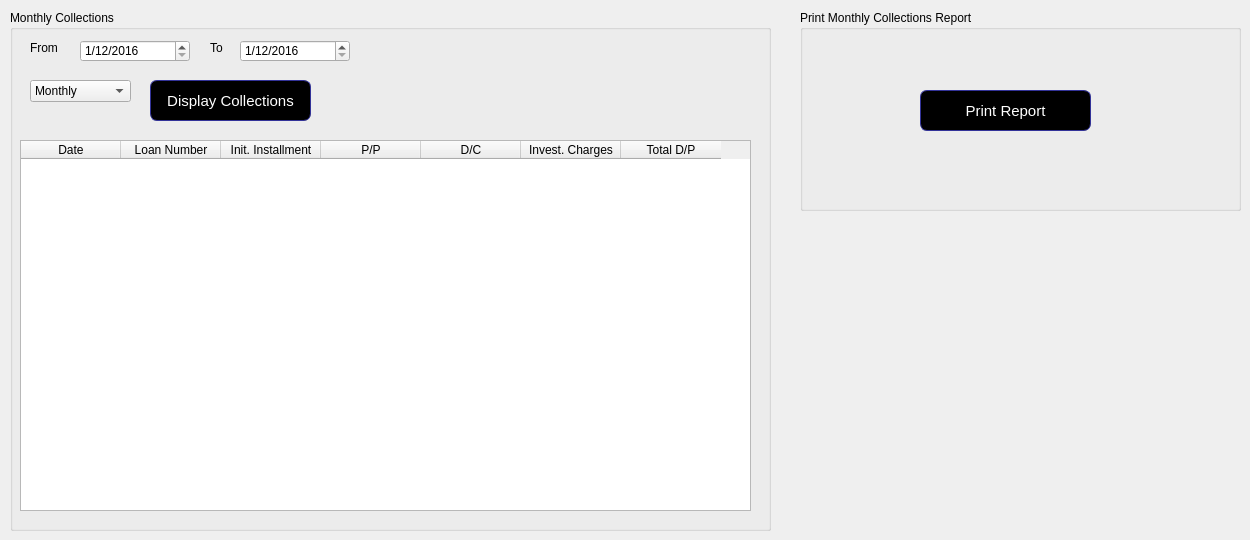
      <widget class="QWidget" name="tab_27">
       <attribute name="title">
        <string>D / P Collection</string>
       </attribute>
       <widget class="QGroupBox" name="groupBox_30">
        <property name="geometry">
         <rect>
          <x>800</x>
          <y>10</y>
          <width>441</width>
          <height>201</height>
         </rect>
        </property>
        <property name="title">
         <string>Print Monthly Collections Report</string>
        </property>
        <widget class="QPushButton" name="pushButton_27">
         <property name="geometry">
          <rect>
           <x>120</x>
           <y>80</y>
           <width>171</width>
           <height>41</height>
          </rect>
         </property>
         <property name="styleSheet">
          <string notr="true">QPushButton:hover {
color: black;
background-color: grey;
border-width: 1px;
border-color: #339;
border-style: solid;
border-radius: 7;
padding: 3px;
font-size: 15px;
padding-left: 5px;
padding-right: 5px;
}
QPushButton {
color: white;
background-color: QLinearGradient( );
border-width: 1px;
border-color: #339;
border-style: solid;
border-radius: 7;
padding: 3px;
font-size: 15px;
padding-left: 5px;
padding-right: 5px;

}</string>
         </property>
         <property name="text">
          <string>Print Report</string>
         </property>
        </widget>
       </widget>
       <widget class="QGroupBox" name="groupBox_31">
        <property name="geometry">
         <rect>
          <x>10</x>
          <y>10</y>
          <width>761</width>
          <height>521</height>
         </rect>
        </property>
        <property name="title">
         <string>Monthly Collections</string>
        </property>
        <widget class="QPushButton" name="pushButton_28">
         <property name="geometry">
          <rect>
           <x>140</x>
           <y>70</y>
           <width>161</width>
           <height>41</height>
          </rect>
         </property>
         <property name="styleSheet">
          <string notr="true">QPushButton:hover {
color: black;
background-color: grey;
border-width: 1px;
border-color: #339;
border-style: solid;
border-radius: 7;
padding: 3px;
font-size: 15px;
padding-left: 5px;
padding-right: 5px;
}
QPushButton {
color: white;
background-color: QLinearGradient( );
border-width: 1px;
border-color: #339;
border-style: solid;
border-radius: 7;
padding: 3px;
font-size: 15px;
padding-left: 5px;
padding-right: 5px;

}</string>
         </property>
         <property name="text">
          <string>Display Collections</string>
         </property>
        </widget>
        <widget class="QTableWidget" name="tableWidget_11">
         <property name="geometry">
          <rect>
           <x>10</x>
           <y>130</y>
           <width>731</width>
           <height>371</height>
          </rect>
         </property>
         <column>
          <property name="text">
           <string>Date</string>
          </property>
         </column>
         <column>
          <property name="text">
           <string>Loan Number</string>
          </property>
         </column>
         <column>
          <property name="text">
           <string>Init. Installment</string>
          </property>
         </column>
         <column>
          <property name="text">
           <string>P/P</string>
          </property>
         </column>
         <column>
          <property name="text">
           <string>D/C</string>
          </property>
         </column>
         <column>
          <property name="text">
           <string>Invest. Charges</string>
          </property>
         </column>
         <column>
          <property name="text">
           <string>Total D/P</string>
          </property>
         </column>
        </widget>
        <widget class="QComboBox" name="comboBox_21">
         <property name="geometry">
          <rect>
           <x>20</x>
           <y>70</y>
           <width>101</width>
           <height>22</height>
          </rect>
         </property>
         <item>
          <property name="text">
           <string>Monthly</string>
          </property>
         </item>
         <item>
          <property name="text">
           <string>Weekly</string>
          </property>
         </item>
         <item>
          <property name="text">
           <string>Daily</string>
          </property>
         </item>
        </widget>
        <widget class="QDateEdit" name="dateEdit_36">
         <property name="geometry">
          <rect>
           <x>230</x>
           <y>30</y>
           <width>110</width>
           <height>22</height>
          </rect>
         </property>
         <property name="inputMethodHints">
          <set>Qt::ImhPreferNumbers</set>
         </property>
         <property name="displayFormat">
          <string>d/M/yyyy</string>
         </property>
         <property name="date">
          <date>
           <year>2016</year>
           <month>12</month>
           <day>1</day>
          </date>
         </property>
        </widget>
        <widget class="QLabel" name="label_163">
         <property name="geometry">
          <rect>
           <x>20</x>
           <y>30</y>
           <width>41</width>
           <height>16</height>
          </rect>
         </property>
         <property name="text">
          <string>From</string>
         </property>
        </widget>
        <widget class="QDateEdit" name="dateEdit_37">
         <property name="geometry">
          <rect>
           <x>70</x>
           <y>30</y>
           <width>110</width>
           <height>22</height>
          </rect>
         </property>
         <property name="inputMethodHints">
          <set>Qt::ImhPreferNumbers</set>
         </property>
         <property name="displayFormat">
          <string>d/M/yyyy</string>
         </property>
         <property name="date">
          <date>
           <year>2016</year>
           <month>12</month>
           <day>1</day>
          </date>
         </property>
        </widget>
        <widget class="QLabel" name="label_206">
         <property name="geometry">
          <rect>
           <x>200</x>
           <y>30</y>
           <width>31</width>
           <height>16</height>
          </rect>
         </property>
         <property name="text">
          <string>To</string>
         </property>
        </widget>
       </widget>
      </widget>
